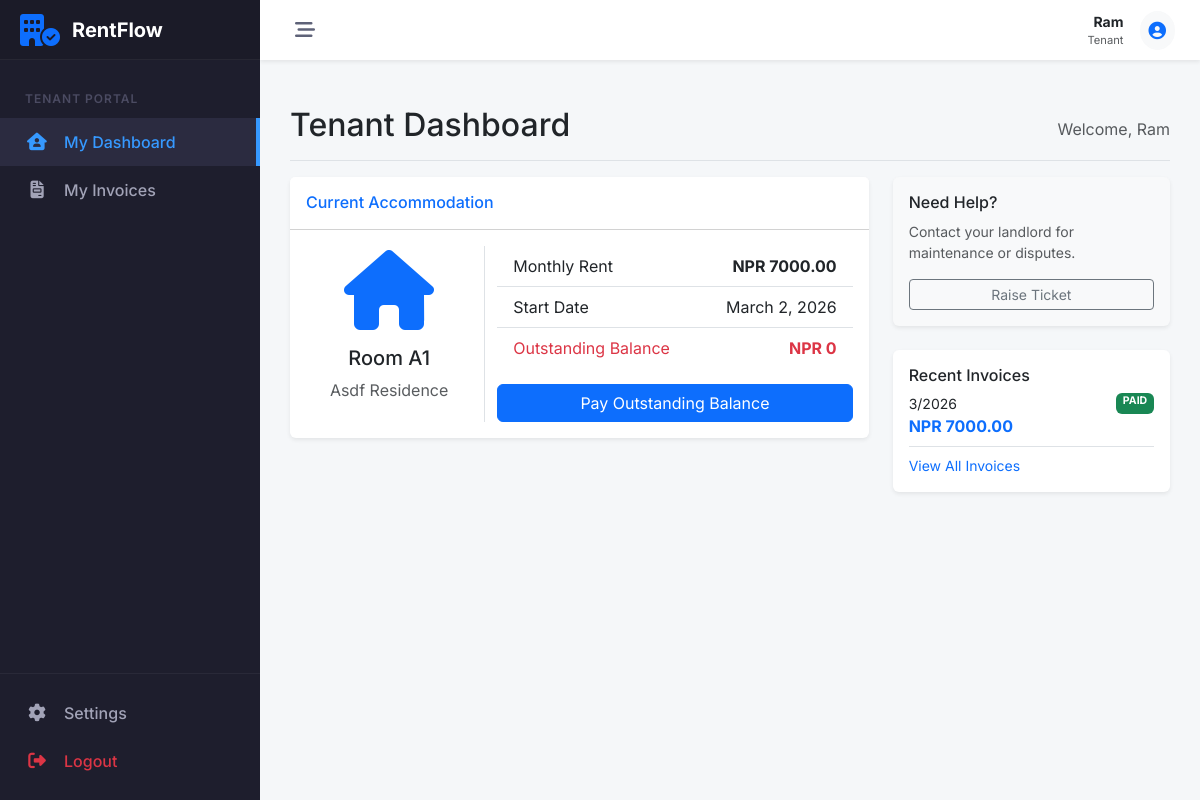
The app's page /dashboard/tenant/ (signed in), older data.
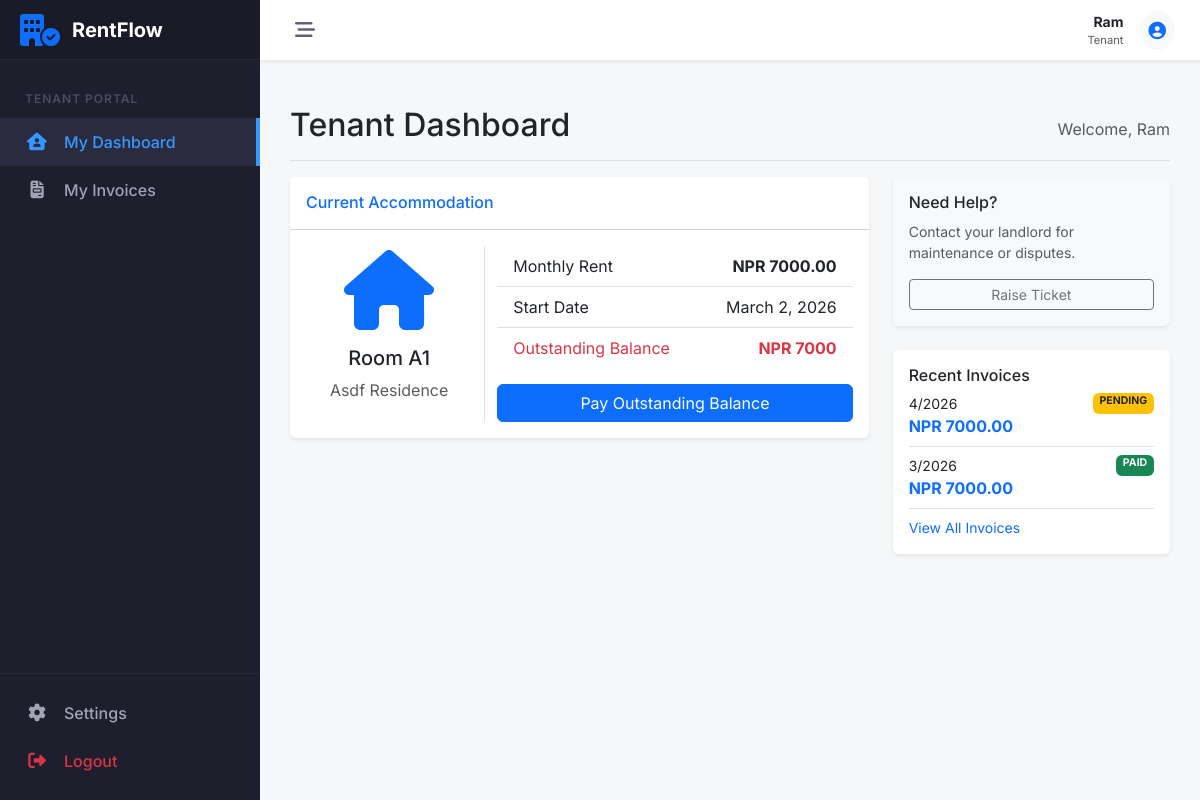
The same page, newer data.
### payments/models.py (models this page shows, shortened)
class RentInvoice(models.Model):
    STATUS_CHOICES = (
        ('PENDING', 'Pending'),
        ('AWAITING', 'Awaiting Confirmation'),  # payment submitted by tenant but waiting for landlord
        ('PAID', 'Paid'),
        ('LATE', 'Late'),
    )
    tenancy = models.ForeignKey('properties.Tenancy', on_delete=models.CASCADE)
    month = models.IntegerField()
    year = models.IntegerField()
    amount = models.DecimalField(max_digits=10, decimal_places=2)
    due_date = models.DateField()
    status = models.CharField(max_length=10, choices=STATUS_CHOICES, default='PENDING', db_index=True)
    generated_at = models.DateTimeField(auto_now_add=True)
    class Meta:
        unique_together = ['tenancy', 'month', 'year']

### dashboard/views.py (the view)
# urls.py: path('tenant/', TenantDashboardView.as_view(), name='tenant_dash'),
class TenantDashboardView(TenantRequiredMixin, TemplateView):
    template_name = 'dashboard/tenant_dash.html'
    def get_context_data(self, **kwargs):
        context = super().get_context_data(**kwargs)
        user = self.request.user
        tenancy = Tenancy.objects.filter(tenant=user, is_active=True).first()
        context['tenancy'] = tenancy
        if tenancy:
            invoices = RentInvoice.objects.filter(tenancy=tenancy).order_by('-year', '-month')
            context['invoices'] = invoices
            total_due = invoices.aggregate(Sum('amount'))['amount__sum'] or 0
            total_paid = Payment.objects.filter(invoice__tenancy=tenancy).aggregate(Sum('paid_amount'))['paid_amount__sum'] or 0
            context['outstanding_balance'] = total_due - total_paid
        return context

### core/mixins.py (called while the page is built)
    def test_func(self):
        user = self.request.user
        return user.is_authenticated and hasattr(user, 'profile') and user.profile.role == 'TENANT'

### dashboard/templates/dashboard/tenant_dash.html (shortened to what this page needs)
{% extends 'core/base.html' %}
{% block content %}
<div class="d-flex justify-content-between flex-wrap flex-md-nowrap align-items-center pt-3 pb-2 mb-3 border-bottom">
    <h1 class="h2">Tenant Dashboard</h1>
    <div class="btn-toolbar mb-2 mb-md-0 text-muted">
        Welcome, {{ user.username }}
    </div>
</div>
{% if tenancy %}
<div class="row">
    <div class="col-lg-8 mb-4">
        <div class="card shadow-sm border-0">
            <div class="card-header bg-white py-3">
                <h6 class="m-0 font-weight-bold text-primary">Current Accommodation</h6>
            </div>
            <div class="card-body">
                <div class="row align-items-center">
                    <div class="col-md-4 text-center">
                        <i class="fas fa-home fa-5x text-primary mb-3"></i>
                        <h5>Room {{ tenancy.room.room_number }}</h5>
                        <p class="text-muted">{{ tenancy.room.property.name }}</p>
                    </div>
                    <div class="col-md-8 border-start">
                        <ul class="list-group list-group-flush">
                            <li class="list-group-item d-flex justify-content-between align-items-center">
                                Monthly Rent <span><strong>NPR {{ tenancy.room.monthly_rent }}</strong></span>
                            </li>
                            <li class="list-group-item d-flex justify-content-between align-items-center">
                                Start Date <span>{{ tenancy.start_date }}</span>
                            </li>
                            <li class="list-group-item d-flex justify-content-between align-items-center text-danger">
                                Outstanding Balance <span><strong>NPR {{ outstanding_balance }}</strong></span>
                            </li>
                        </ul>
                        <div class="d-grid mt-3">
                            <a href="{% url 'payments:invoice_list' %}" class="btn btn-primary">Pay Outstanding
                                Balance</a>
                        </div>
                    </div>
                </div>
            </div>
        </div>
    </div>
    <div class="col-lg-4 mb-4">
        <div class="card shadow-sm border-0 mb-4 bg-light">
            <div class="card-body">
                <h6>Need Help?</h6>
                <p class="small text-muted">Contact your landlord for maintenance or disputes.</p>
                <button class="btn btn-sm btn-outline-secondary w-100">Raise Ticket</button>
            </div>
        </div>
        <div class="card shadow-sm border-0">
            <div class="card-body">
                <h6>Recent Invoices</h6>
                <ul class="list-unstyled mb-0">
                    {% for invoice in invoices|slice:":3" %}
                    <li class="mb-2 pb-2 border-bottom">
                        <div class="d-flex justify-content-between small">
                            <span>{{ invoice.month }}/{{ invoice.year }}</span>
                            <span
                                class="badge {% if invoice.status == 'PAID' %}bg-success{% else %}bg-warning text-dark{% endif %}">
                                {{ invoice.status }}
                            </span>
                        </div>
                        <div class="text-primary fw-bold">NPR {{ invoice.amount }}</div>
                    </li>
                    {% empty %}
                    <li class="text-muted small">No invoices yet.</li>
                    {% endfor %}
                </ul>
                <a href="{% url 'payments:invoice_list' %}" class="small text-decoration-none mt-2 d-block">View All
                    Invoices</a>
            </div>
        </div>
    </div>
</div>
{% else %}
<div class="alert alert-info py-5 text-center">
    <i class="fas fa-info-circle fa-3x mb-3 text-info"></i>
    <h4>No active tenancy found!</h4>
    <p class="mb-0">You are currently not assigned to any room. Please contact the landlord or administrator.</p>
</div>
{% endif %}
{% endblock %}

Row changes from the older to the newer data that the page shows:
added RentInvoice: month "4", year "2026", status "PENDING", amount "7000.00"
Text that changed along with them:
{{ outstanding_balance }}: "0" → "7000"
